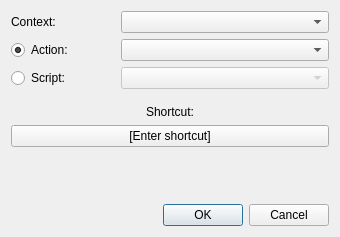
<?xml version="1.0" encoding="UTF-8"?>
<ui version="4.0">
 <class>ShortcutCreatorDialog</class>
 <widget class="QDialog" name="ShortcutCreatorDialog">
  <property name="geometry">
   <rect>
    <x>0</x>
    <y>0</y>
    <width>340</width>
    <height>237</height>
   </rect>
  </property>
  <property name="windowTitle">
   <string>New shortcut</string>
  </property>
  <layout class="QVBoxLayout" name="verticalLayout">
   <property name="spacing">
    <number>6</number>
   </property>
   <item>
    <layout class="QHBoxLayout" name="contextLayout">
     <property name="topMargin">
      <number>0</number>
     </property>
     <item>
      <widget class="QLabel" name="contextLabel">
       <property name="sizePolicy">
        <sizepolicy hsizetype="Minimum" vsizetype="Fixed">
         <horstretch>1</horstretch>
         <verstretch>0</verstretch>
        </sizepolicy>
       </property>
       <property name="text">
        <string>Context:</string>
       </property>
      </widget>
     </item>
     <item>
      <widget class="QComboBox" name="contextComboBox">
       <property name="sizePolicy">
        <sizepolicy hsizetype="Preferred" vsizetype="Fixed">
         <horstretch>2</horstretch>
         <verstretch>0</verstretch>
        </sizepolicy>
       </property>
      </widget>
     </item>
    </layout>
   </item>
   <item>
    <layout class="QHBoxLayout" name="actionLayout">
     <property name="topMargin">
      <number>0</number>
     </property>
     <item>
      <widget class="QRadioButton" name="actionsRadioButton">
       <property name="sizePolicy">
        <sizepolicy hsizetype="Minimum" vsizetype="Fixed">
         <horstretch>1</horstretch>
         <verstretch>0</verstretch>
        </sizepolicy>
       </property>
       <property name="text">
        <string>Action:</string>
       </property>
       <property name="checked">
        <bool>true</bool>
       </property>
      </widget>
     </item>
     <item>
      <widget class="QComboBox" name="actionsComboBox">
       <property name="sizePolicy">
        <sizepolicy hsizetype="Preferred" vsizetype="Fixed">
         <horstretch>2</horstretch>
         <verstretch>0</verstretch>
        </sizepolicy>
       </property>
       <property name="minimumSize">
        <size>
         <width>0</width>
         <height>0</height>
        </size>
       </property>
      </widget>
     </item>
    </layout>
   </item>
   <item>
    <layout class="QHBoxLayout" name="scriptLayout">
     <property name="topMargin">
      <number>0</number>
     </property>
     <item>
      <widget class="QRadioButton" name="scriptsRadioButton">
       <property name="sizePolicy">
        <sizepolicy hsizetype="Minimum" vsizetype="Fixed">
         <horstretch>1</horstretch>
         <verstretch>0</verstretch>
        </sizepolicy>
       </property>
       <property name="text">
        <string>Script:</string>
       </property>
      </widget>
     </item>
     <item>
      <widget class="QComboBox" name="scriptsComboBox">
       <property name="enabled">
        <bool>false</bool>
       </property>
       <property name="sizePolicy">
        <sizepolicy hsizetype="Preferred" vsizetype="Fixed">
         <horstretch>2</horstretch>
         <verstretch>0</verstretch>
        </sizepolicy>
       </property>
       <property name="minimumSize">
        <size>
         <width>0</width>
         <height>0</height>
        </size>
       </property>
      </widget>
     </item>
    </layout>
   </item>
   <item>
    <spacer name="verticalSpacer_2">
     <property name="orientation">
      <enum>Qt::Vertical</enum>
     </property>
     <property name="sizeType">
      <enum>QSizePolicy::Minimum</enum>
     </property>
     <property name="sizeHint" stdset="0">
      <size>
       <width>20</width>
       <height>10</height>
      </size>
     </property>
    </spacer>
   </item>
   <item alignment="Qt::AlignHCenter">
    <widget class="QLabel" name="label_2">
     <property name="text">
      <string>Shortcut:</string>
     </property>
    </widget>
   </item>
   <item>
    <widget class="KeySequenceEdit" name="sequenceEdit">
     <property name="text">
      <string>[Enter shortcut]</string>
     </property>
    </widget>
   </item>
   <item>
    <spacer name="verticalSpacer">
     <property name="orientation">
      <enum>Qt::Vertical</enum>
     </property>
     <property name="sizeHint" stdset="0">
      <size>
       <width>20</width>
       <height>40</height>
      </size>
     </property>
    </spacer>
   </item>
   <item>
    <widget class="QLabel" name="warningLabel">
     <property name="minimumSize">
      <size>
       <width>0</width>
       <height>36</height>
      </size>
     </property>
     <property name="text">
      <string/>
     </property>
     <property name="wordWrap">
      <bool>true</bool>
     </property>
    </widget>
   </item>
   <item>
    <widget class="QDialogButtonBox" name="buttonBox">
     <property name="orientation">
      <enum>Qt::Horizontal</enum>
     </property>
     <property name="standardButtons">
      <set>QDialogButtonBox::Cancel|QDialogButtonBox::Ok</set>
     </property>
    </widget>
   </item>
  </layout>
 </widget>
 <customwidgets>
  <customwidget>
   <class>KeySequenceEdit</class>
   <extends>QPushButton</extends>
   <header>gui/customwidgets/keysequenceedit.h</header>
   <slots>
    <signal>edited()</signal>
   </slots>
  </customwidget>
 </customwidgets>
 <resources/>
 <connections>
  <connection>
   <sender>buttonBox</sender>
   <signal>accepted()</signal>
   <receiver>ShortcutCreatorDialog</receiver>
   <slot>accept()</slot>
   <hints>
    <hint type="sourcelabel">
     <x>257</x>
     <y>198</y>
    </hint>
    <hint type="destinationlabel">
     <x>157</x>
     <y>208</y>
    </hint>
   </hints>
  </connection>
  <connection>
   <sender>buttonBox</sender>
   <signal>rejected()</signal>
   <receiver>ShortcutCreatorDialog</receiver>
   <slot>reject()</slot>
   <hints>
    <hint type="sourcelabel">
     <x>325</x>
     <y>198</y>
    </hint>
    <hint type="destinationlabel">
     <x>286</x>
     <y>208</y>
    </hint>
   </hints>
  </connection>
  <connection>
   <sender>actionsRadioButton</sender>
   <signal>toggled(bool)</signal>
   <receiver>actionsComboBox</receiver>
   <slot>setEnabled(bool)</slot>
   <hints>
    <hint type="sourcelabel">
     <x>62</x>
     <y>27</y>
    </hint>
    <hint type="destinationlabel">
     <x>167</x>
     <y>25</y>
    </hint>
   </hints>
  </connection>
  <connection>
   <sender>actionsRadioButton</sender>
   <signal>toggled(bool)</signal>
   <receiver>scriptsComboBox</receiver>
   <slot>setDisabled(bool)</slot>
   <hints>
    <hint type="sourcelabel">
     <x>104</x>
     <y>18</y>
    </hint>
    <hint type="destinationlabel">
     <x>138</x>
     <y>51</y>
    </hint>
   </hints>
  </connection>
  <connection>
   <sender>scriptsRadioButton</sender>
   <signal>toggled(bool)</signal>
   <receiver>actionsComboBox</receiver>
   <slot>setDisabled(bool)</slot>
   <hints>
    <hint type="sourcelabel">
     <x>75</x>
     <y>56</y>
    </hint>
    <hint type="destinationlabel">
     <x>140</x>
     <y>22</y>
    </hint>
   </hints>
  </connection>
  <connection>
   <sender>scriptsRadioButton</sender>
   <signal>toggled(bool)</signal>
   <receiver>scriptsComboBox</receiver>
   <slot>setEnabled(bool)</slot>
   <hints>
    <hint type="sourcelabel">
     <x>96</x>
     <y>58</y>
    </hint>
    <hint type="destinationlabel">
     <x>160</x>
     <y>59</y>
    </hint>
   </hints>
  </connection>
  <connection>
   <sender>sequenceEdit</sender>
   <signal>edited()</signal>
   <receiver>ShortcutCreatorDialog</receiver>
   <slot>onShortcutEdited()</slot>
   <hints>
    <hint type="sourcelabel">
     <x>170</x>
     <y>126</y>
    </hint>
    <hint type="destinationlabel">
     <x>243</x>
     <y>94</y>
    </hint>
   </hints>
  </connection>
 </connections>
 <slots>
  <slot>onShortcutEdited()</slot>
 </slots>
</ui>
